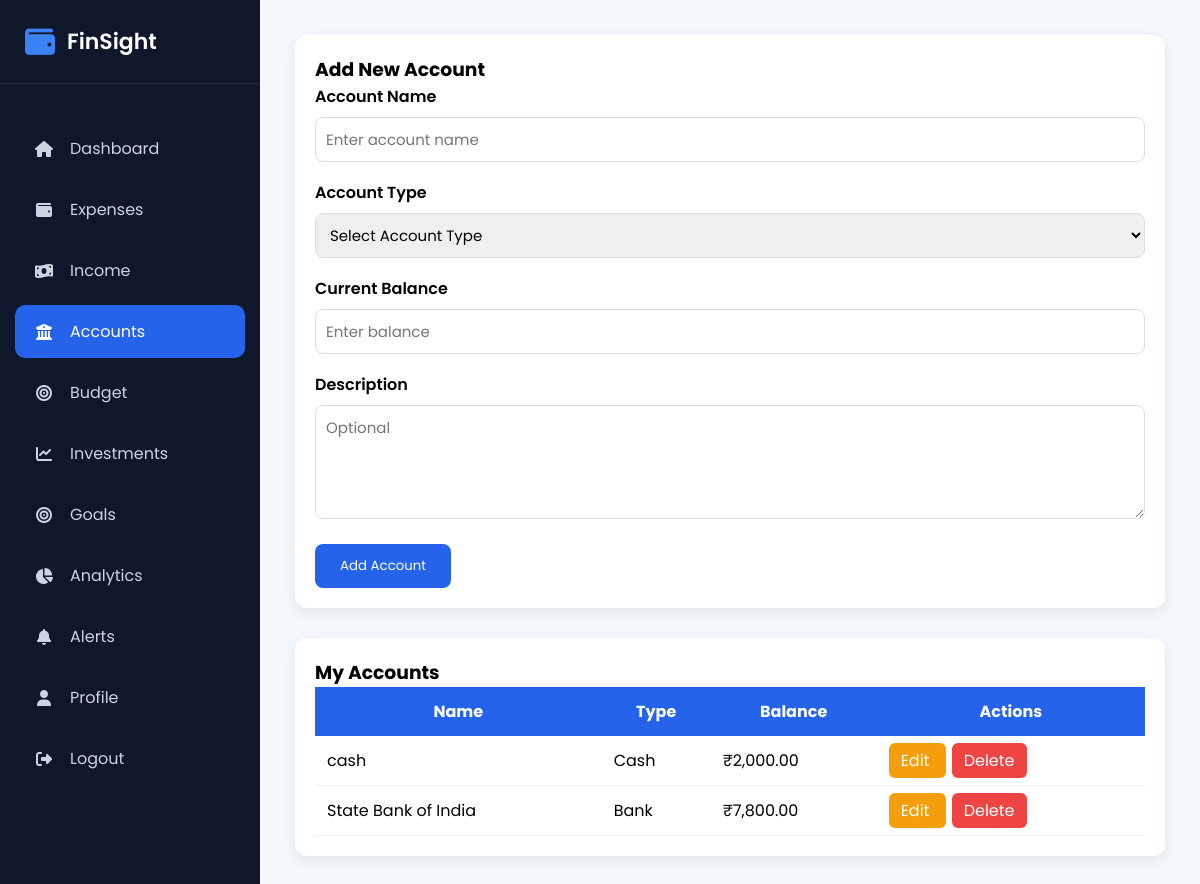
Page /accounts (signed in) on the committed database.
### models/account.py (models this page shows, shortened)
class Account(db.Model):
    __tablename__ = "accounts"
    id = db.Column(db.Integer, primary_key=True)
    account_name = db.Column(
        db.String(100),
        nullable=False
    )
    account_type = db.Column(
        db.String(50),
        nullable=False
    )
    balance = db.Column(
        db.Float,
        nullable=False,
        default=0
    )
    description = db.Column(
        db.Text
    )
    created_at = db.Column(
        db.DateTime,
        default=datetime.utcnow
    )
    user_id = db.Column(
        db.Integer,
        db.ForeignKey("users.id"),
        nullable=False
    )
    expenses = db.relationship(
        "Expense",
        back_populates="account",
        cascade="all, delete-orphan",
        lazy=True
    )

### routes/account.py (the view, shortened to what this page needs)
@account.route("/accounts", methods=["GET", "POST"])
@login_required
def accounts():
    accounts = Account.query.filter_by(
        user_id=current_user.id
    ).order_by(Account.created_at.desc()).all()
    return render_template(
        "accounts.html",
        accounts=accounts
    )

### app.py (called while the page is built)
@login_manager.user_loader
def load_user(user_id):
    return User.query.get(int(user_id))

@app.context_processor
def inject_global_vars():
    if current_user.is_authenticated:
        unread_count = FinancialAlert.query.filter_by(user_id=current_user.id, is_read=False).count()
        return dict(unread_alerts_count=unread_count)
    return dict(unread_alerts_count=0)

### templates/accounts.html (shortened to what this page needs)
{% extends "layout.html" %}
{% block css %}
<link rel="stylesheet" href="{{ url_for('static', filename='css/account.css') }}">
{% endblock %}
{% block content %}
<div class="account-container">
    <div class="account-form">
        <h3>Add New Account</h3>
        <form method="POST">
            <div class="form-group">
                <label>Account Name</label>
                <input
                    type="text"
                    name="account_name"
                    placeholder="Enter account name"
                    required
                >
            </div>
            <div class="form-group">
                <label>Account Type</label>
                <select name="account_type" required>
                    <option value="">Select Account Type</option>
                </select>
            </div>
            <div class="form-group">
                <label>Current Balance</label>
                <input
                    type="number"
                    step="0.01"
                    name="balance"
                    placeholder="Enter balance"
                    required
                >
            </div>
            <div class="form-group">
                <label>Description</label>
                <textarea
                    name="description"
                    rows="4"
                    placeholder="Optional"
                ></textarea>
            </div>
            <button class="btn-save" type="submit">
                Add Account
            </button>
        </form>
    </div>
    <div class="account-table">
        <h3>My Accounts</h3>
        <table>
            <thead>
                <tr>
                    <th>Name</th>
                    <th>Type</th>
                    <th>Balance</th>
                    <th>Actions</th>
                </tr>
            </thead>
            <tbody>
            {% if accounts %}
                {% for account in accounts %}
                <tr>
                    <td>{{ account.account_name }}</td>
                    <td>{{ account.account_type }}</td>
                    <td>
                        ₹{{ "{:,.2f}".format(account.balance) }}
                    </td>
                    <td>
                        <a href="{{ url_for('account.edit_account', id=account.id) }}"
                           class="btn-edit">
                            Edit
                        </a>
                        <a href="{{ url_for('account.delete_account', id=account.id) }}"
                           class="btn-delete"
                           onclick="return confirm('Delete this account?')">
                            Delete
                        </a>
                    </td>
                </tr>
                {% endfor %}
            {% else %}
                <tr>
                    <td colspan="4" class="no-data">
                        No accounts found.
                    </td>
                </tr>
            {% endif %}
            </tbody>
        </table>
    </div>
</div>
{% endblock %}

### static/css/layout.css (style rules this page uses)
* { margin:0; padding:0; box-sizing:border-box; font-family:'Poppins',sans-serif; }
body { background:#f4f7fc; }

### static/css/account.css (style rules this page uses)
.account-container { display:flex; gap:30px; align-items:flex-start; flex-wrap:wrap; }
.account-form, .account-table { background:#ffffff; border-radius:12px; padding:20px; box-shadow:0 5px 15px rgba(0,0,0,.08); }
.account-form { flex:1; min-width:320px; }
.account-table { flex:2; min-width:600px; }
.form-group { margin-bottom:18px; }
.form-group label { display:block; margin-bottom:8px; font-weight:600; }
.form-group input, .form-group select, .form-group textarea { width:100%; padding:10px; border:1px solid #ddd; border-radius:8px; font-size:15px; }
.btn-save { background:#2563EB; color:white; border:none; padding:12px 25px; border-radius:8px; cursor:pointer; }
table { width:100%; border-collapse:collapse; }
table th { background:#2563EB; color:white; padding:12px; }
table td { padding:12px; border-bottom:1px solid #eee; }
.btn-edit { background:#F59E0B; color:white; text-decoration:none; padding:6px 12px; border-radius:6px; margin-right:6px; }
.btn-delete { background:#EF4444; color:white; text-decoration:none; padding:6px 12px; border-radius:6px; }

### rows in the picture
Account: account_name "cash", account_type "Cash", balance "2,000.00"
Account: account_name "State Bank of India", account_type "Bank", balance "7,800.00"
